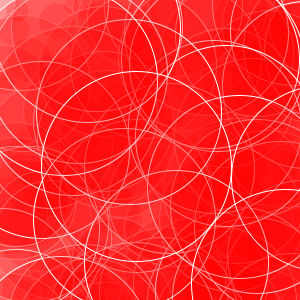
Frame 1 (no input)
Frame 60 (the mouse pressed at the canvas centre just before this capture): identical to frame 1, image omitted
Frame 120 (the mouse held since frame 60 and released just before this capture): identical to frame 1, image omitted

The Processing sketch that drew this single still picture (run headless with seeded random() and noise(); from frame 60 on, the mouse is pressed at the canvas centre):

// Processing sketch: processing_31815
// ── processing_31815.pde

//import processing.pdf.*;


float x = random(350);
float y = random(350);
float color_a =(255);
float count = 10;
// play around with the "times" number to change the amount, size
// and density of the circles.

float times = 190;
 
void setup(){  
  size(300,300);//,PDF,"final7.pdf");

  background(255);
  stroke(255);
  smooth();
  
}

void draw(){
 
while (count<times){

  count = count +1;
 
  float color_b = 100;
   
  fill (color_a,0,0,times/4);
  ellipse(x, y, count, count); 
    x = random(350);
    y = random(350);
  // println("Finished.");
  //exit();

}
}
